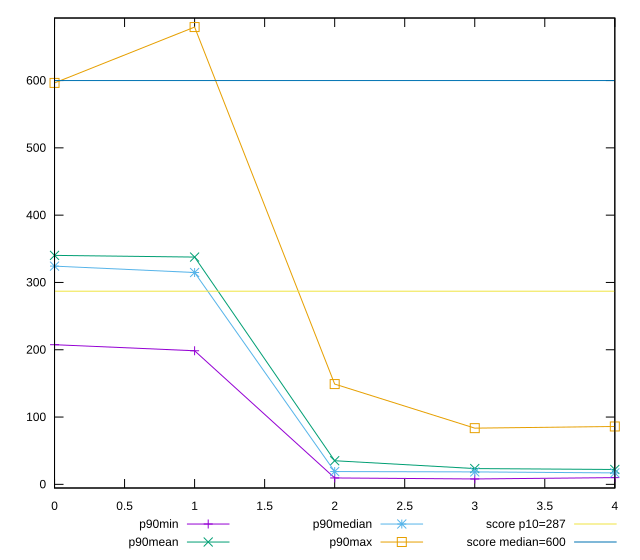

The gnuplot source for this figure:
reset

$p90Min <<EOF
0 207.5
1 198.5
2 9.5
3 8
4 10
EOF

$p90Mean <<EOF
0 340.22340425531917
1 337.7070478723404
2 35.09064361702129
3 23.44726808510638
4 22.095744680851062
EOF

$p90Median <<EOF
0 324.25000000000045
1 314.75000000000045
2 19
3 18.5
4 17
EOF

$p90Max <<EOF
0 596.4999999999991
1 679.4999999999991
2 149.00000000000023
3 83.5
4 86
EOF

set key outside below
set xrange [0:4]
set yrange [-5.429999999999982:692.929999999999]
set trange [-5.429999999999982:692.929999999999]
set terminal svg size 640, 560 enhanced background rgb 'white'
set output "report_00017_2021-02-10T15-08-03.406Z/total-blocking-time/progression/value.svg"

plot $p90Min title "p90min" with linespoints, \
     $p90Mean title "p90mean" with linespoints, \
     $p90Median title "p90median" with linespoints, \
     $p90Max title "p90max" with linespoints, \
     287 title "score p10=287", \
     600 title "score median=600"

reset
